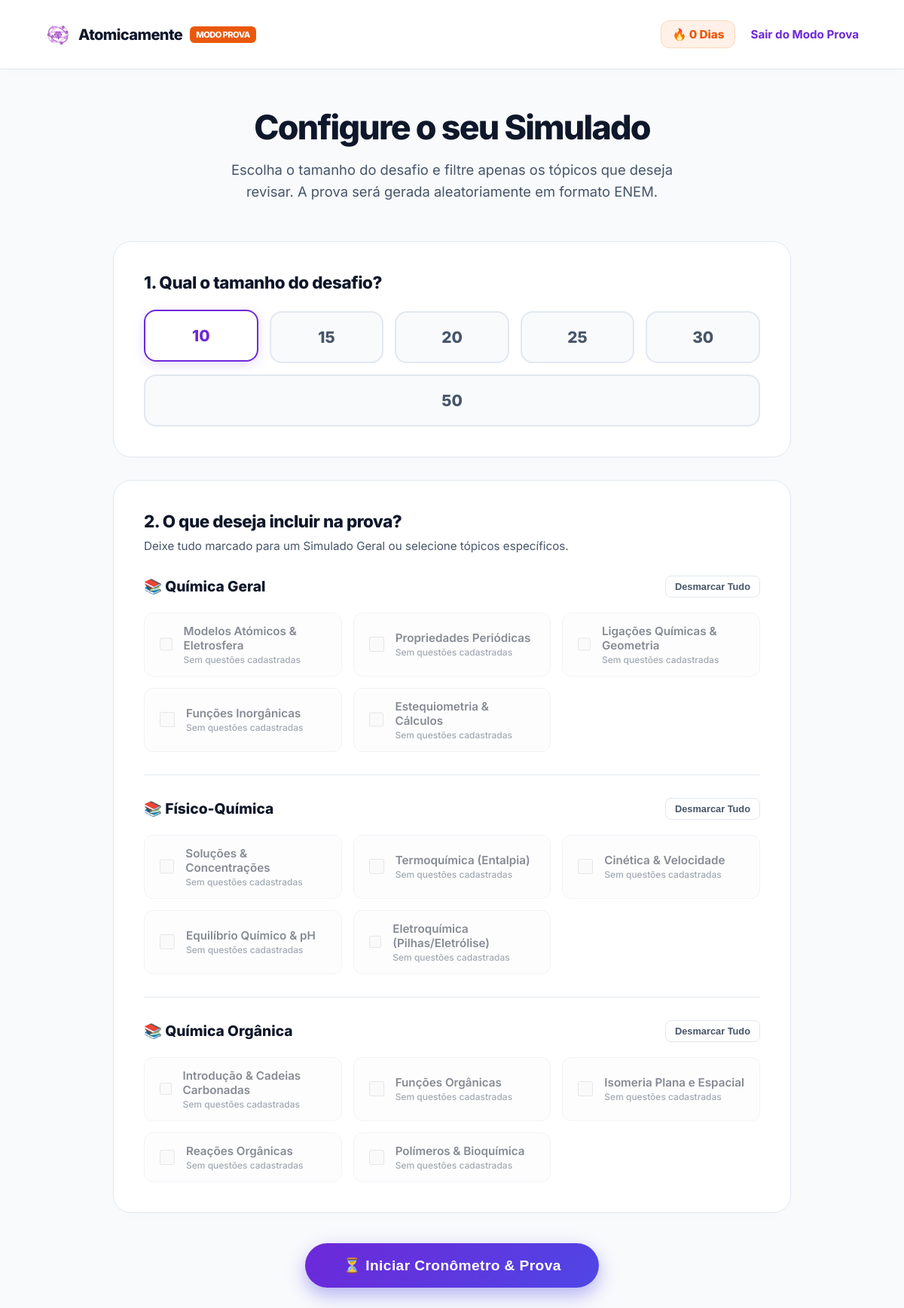
Screenshot of /simulado.php (signed in) with the database file from the repository.
### tables this page shows
CREATE TABLE `users` (
  `id` int(11) NOT NULL,
  `role_id` int(11) NOT NULL,
  `nome` varchar(100) NOT NULL,
  `email` varchar(150) NOT NULL,
  `password_hash` varchar(255) NOT NULL,
  `meta_diaria` int(11) DEFAULT '20',
  `frente_foco` varchar(50) DEFAULT '',
  `streak` int(11) DEFAULT '0',
  `ultimo_estudo` date DEFAULT NULL
);

CREATE TABLE `topicos` (
  `id` int(11) NOT NULL,
  `frente_id` int(11) NOT NULL,
  `nome` varchar(100) NOT NULL,
  `slug` varchar(100) NOT NULL
);

### simulado.php (the view, shortened to what this page needs)
<?php
require_once 'config.php';
$user_id = $_SESSION['user_id'];
try {
    $stmtStreak = $pdo->prepare("SELECT streak FROM users WHERE id = :uid");
    $stmtStreak->execute([':uid' => $user_id]);
    $streak_aluno = $stmtStreak->fetchColumn() ?: 0;
    $stmtMapeamento = $pdo->query("
        SELECT
            f.id as frente_id, f.nome as frente_nome,
            t.id as topico_id, t.nome as topico_nome,
            (SELECT COUNT(*) FROM questions q WHERE q.subtopic_id = t.id) as qtd_questoes
        FROM frentes f
        JOIN topicos t ON f.id = t.frente_id
        ORDER BY f.id ASC, t.id ASC
    ");
    $frentes_agrupadas = [];
    while ($row = $stmtMapeamento->fetch(PDO::FETCH_ASSOC)) {
        $frentes_agrupadas[$row['frente_id']]['nome'] = $row['frente_nome'];
        $frentes_agrupadas[$row['frente_id']]['topicos'][] = [
            'id' => $row['topico_id'],
            'nome' => $row['topico_nome'],
            'qtd' => $row['qtd_questoes']
        ];
    }
} catch (PDOException $e) {
    die("Erro ao carregar configurações do simulado: " . $e->getMessage());
}
?>
<!DOCTYPE html>
<html lang="pt-BR">
<head>
  <link rel="stylesheet" href="css/plataforma.css">
</head>
<body class="dash-body">
  <header class="topo-dash">
    <div class="nav-dash container">
      <a href="dashboard.php" class="marca-dash">
        <img src="assets/icone-simplificado.png" alt="Logo" style="height: 34px; border-radius: 8px;" />
        Atomicamente <span class="badge-enem" style="font-size: 0.7rem; font-weight: 800; padding: 4px 8px; border-radius: 6px; color: white; background: #ea580c;">MODO PROVA</span>
      </a>
      <div style="display: flex; align-items: center; gap: 20px;">
        <div style="display: flex; align-items: center; gap: 6px; background: rgba(249, 115, 22, 0.1); border: 1px solid rgba(249, 115, 22, 0.2); padding: 8px 14px; border-radius: 12px; font-weight: 800; color: #ea580c; font-size: 0.95rem;">
          🔥 <?php echo $streak_aluno; ?> Dias
        </div>
        <a href="dashboard.php" style="color: var(--roxo-base); text-decoration: none; font-weight: 700; font-size: 0.95rem; transition: opacity 0.2s;">Sair do Modo Prova</a>
      </div>
    </div>
  </header>
  <form action="prova.php" method="POST" id="formSimulado">
    <div class="container-simulado">
      <div class="hero-simulado">
        <h1 class="titulo-hero">Configure o seu Simulado</h1>
        <p class="subtitulo-hero">Escolha o tamanho do desafio e filtre apenas os tópicos que deseja revisar. A prova será gerada aleatoriamente em formato ENEM.</p>
      </div>
      <div class="secao-config">
        <h2 class="titulo-secao">1. Qual o tamanho do desafio?</h2>
        <div class="grid-quantidades">
          <?php $opcoes = [10, 15, 20, 25, 30, 50]; ?>
          <?php foreach ($opcoes as $idx => $qtd): ?>
            <label for="qtd_<?php echo $qtd; ?>" class="label-card"><?php echo $qtd; ?></label>
          <?php endforeach; ?>
        </div>
      </div>
      <div class="secao-config">
        <h2 class="titulo-secao">2. O que deseja incluir na prova?</h2>
        <p style="color: var(--texto-secundario); margin-top: -15px; margin-bottom: 30px; font-size: 0.95rem;">Deixe tudo marcado para um Simulado Geral ou selecione tópicos específicos.</p>
        <?php foreach ($frentes_agrupadas as $frente_id => $frente): ?>
          <div class="frente-bloco">
            <div class="frente-topo">
              <span class="frente-titulo">📚 <?php echo htmlspecialchars($frente['nome']); ?></span>
              <button type="button" class="btn-selecionar-todos" onclick="toggleFrente(<?php echo $frente_id; ?>, this)">Desmarcar Tudo</button>
            </div>
            <div class="grid-topicos" id="grid_frente_<?php echo $frente_id; ?>">
              <?php foreach ($frente['topicos'] as $topico): ?>
                <?php $desativado = $topico['qtd'] == 0; ?>
                <label class="topico-item <?php echo $desativado ? 'desativado' : ''; ?>">
                  <input type="checkbox" name="topicos[]" value="<?php echo $topico['id']; ?>" class="check-custom checkbox-frente-<?php echo $frente_id; ?>"
                         <?php echo $desativado ? 'disabled' : 'checked'; ?>>
                  <div class="topico-info">
                    <span class="topico-nome"><?php echo htmlspecialchars($topico['nome']); ?></span>
                    <span class="topico-badge">
                      <?php echo $desativado ? 'Sem questões cadastradas' : $topico['qtd'] . ' questões no banco'; ?>
                    </span>
                  </div>
                </label>
              <?php endforeach; ?>
            </div>
          </div>
        <?php endforeach; ?>
      </div>
      <div class="barra-acao-fixa">
        <button type="submit" class="btn-gerar" id="btnSubmit">⏳ Iniciar Cronômetro & Prova</button>
      </div>
    </div>
  </form>
</body>
</html>

### css/plataforma.css (style rules this page uses)
:root { --roxo-base: #6d28d9; --roxo-vivo: #8b5cf6; --sucesso: #10b981; --bg-global: #f8fafc; --bg-card: #ffffff; --bg-topo: #ffffff; --bg-dropdown: #ffffff; --borda: #e2e8f0; --texto-principal: #0f172a; --texto-secundario: #475569; --roxo-profundo: #1e1b4b; --bg-hover-radio: #f5f3ff; --sucesso-fundo: #ecfdf5; }
body.dash-body { font-family: 'Inter', system-ui, -apple-system, sans-serif; background-color: var(--bg-global) !important; color: var(--texto-principal) !important; margin: 0; padding: 0; transition: background-color 0.2s ease, color 0.2s ease; }
.container { width: 90%; max-width: 1200px; margin: 0 auto; }
h1, h2, h3, h4 { color: var(--texto-principal); }
p, span, label { color: var(--texto-principal); }
.topo-dash { background-color: var(--bg-topo) !important; border-bottom: 1px solid var(--borda) !important; padding: 15px 0; position: sticky; top: 0; z-index: 100; transition: background-color 0.2s ease, border-color 0.2s ease; }
.nav-dash { display: flex; justify-content: space-between; align-items: center; }
.marca-dash { display: flex; align-items: center; gap: 10px; font-weight: 800; font-size: 1.2rem; color: var(--texto-principal) !important; text-decoration: none; }
.badge-enem { background: #f59e0b; color: white; font-size: 0.7rem; padding: 2px 6px; border-radius: 4px; font-weight: bold; }

### rows the page displays
users: streak "0"
topicos: nome "Modelos Atómicos & Eletrosfera"
topicos: nome "Propriedades Periódicas"
topicos: nome "Ligações Químicas & Geometria"
topicos: nome "Funções Inorgânicas"
topicos: nome "Estequiometria & Cálculos"
topicos: nome "Soluções & Concentrações"
topicos: nome "Termoquímica (Entalpia)"
topicos: nome "Cinética & Velocidade"
topicos: nome "Equilíbrio Químico & pH"
topicos: nome "Eletroquímica (Pilhas/Eletrólise)"
topicos: nome "Introdução & Cadeias Carbonadas"
topicos: nome "Funções Orgânicas"
topicos: nome "Isomeria Plana e Espacial"
topicos: nome "Reações Orgânicas"
topicos: nome "Polímeros & Bioquímica"

### other values shown
$qtd "10"
$qtd "15"
$qtd "20"
$qtd "25"
$qtd "30"
$qtd "50"
$frente['nome'] "Química Geral"
$frente['nome'] "Físico-Química"
$frente['nome'] "Química Orgânica"
